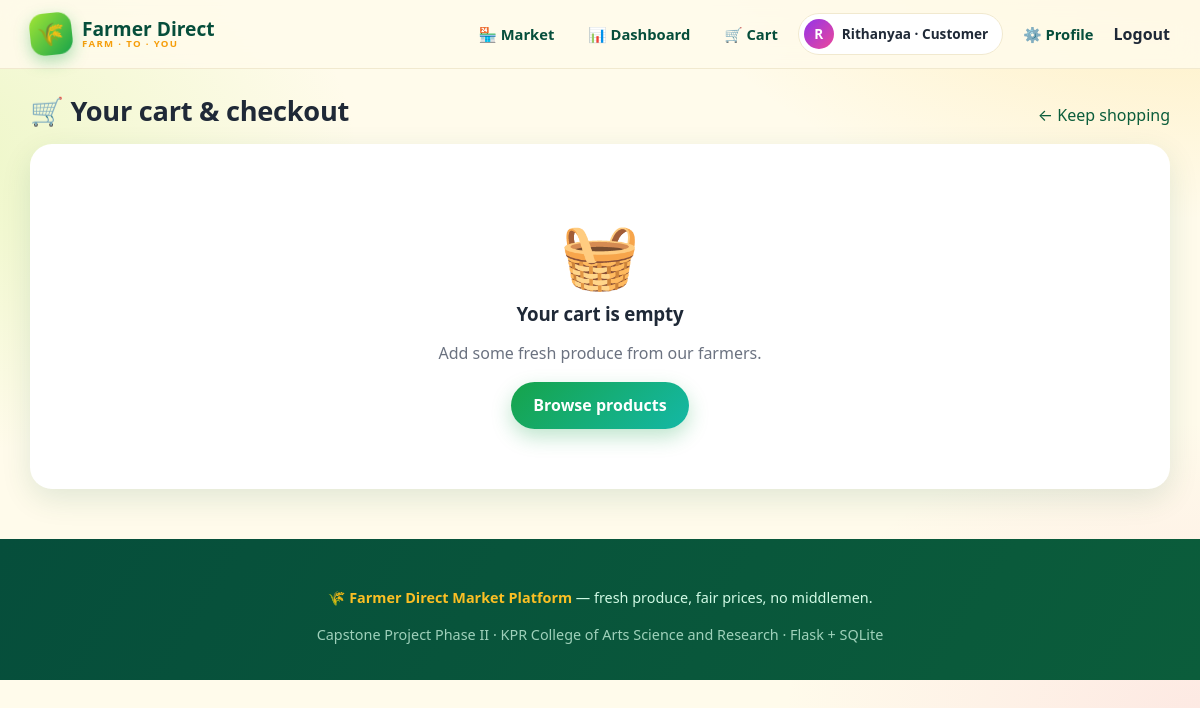
Page /cart (signed in) on the committed database.
### tables this page shows
CREATE TABLE users (
    user_id       INTEGER PRIMARY KEY AUTOINCREMENT,
    name          TEXT NOT NULL,
    email         TEXT NOT NULL UNIQUE,
    phone         TEXT NOT NULL,
    password_hash TEXT NOT NULL,
    role          TEXT NOT NULL CHECK (role IN ('farmer','customer','admin')),
    location      TEXT DEFAULT '',
    address       TEXT DEFAULT '',
    upi_id        TEXT DEFAULT '',            -- farmer's UPI ID (receives UPI payments)
    is_active     INTEGER NOT NULL DEFAULT 1, -- 0 = deactivated by the administrator
    created_at    TEXT NOT NULL
);

### app.py (the view)
    @app.route("/cart")
    @login_required("customer")
    def cart():
        lines, total = cart_lines()
        return render_template("cart.html", lines=lines, total=total)

### market.py (called while the page is built)
def connect(path=None):
    db = sqlite3.connect(path or DEFAULT_DB, isolation_level=None)
    db.row_factory = sqlite3.Row
    db.execute("PRAGMA foreign_keys = ON")
    return db

def get_user(db, user_id):
    return db.execute("SELECT * FROM users WHERE user_id = ? AND is_active = 1", (user_id,)).fetchone()

### templates/cart.html (shortened to what this page needs)
{% extends "base.html" %}
{% from "_macros.html" import csrf with context %}
{% block content %}
<div class="section-title"><h2>🛒 Your cart & checkout</h2><a href="{{ url_for('index') }}">← Keep shopping</a></div>
{% if lines %}
<div class="two">
  <div class="panel">
    <h2>Items from 👨‍🌾 {{ lines[0].product.farmer_name }} <small class="muted">({{ lines[0].product.location }})</small></h2>
    {% for l in lines %}
    <div class="line">
      <div class="thumb cat-{{ l.product.category }}">{{ l.product.product_name|emoji(l.product.category) }}</div>
      <div class="grow"><b>{{ l.product.product_name }}</b><br><span class="muted">{{ l.product.price|money }} × {{ l.qty }}</span></div>
      <b>{{ l.line_total|money }}</b>
      <form method="post" action="{{ url_for('cart_remove') }}">{{ csrf() }}<input type="hidden" name="product_id" value="{{ l.product.product_id }}"><button class="btn sm ghost" type="submit">✖</button></form>
    </div>
    {% endfor %}
    <form method="post" action="{{ url_for('cart_clear') }}" style="margin-top:12px">{{ csrf() }}<button class="btn sm ghost" type="submit">Clear cart</button></form>
  </div>
  <form class="panel" method="post" action="{{ url_for('order') }}">
    {{ csrf() }}
    <h2>💳 Payment & delivery</h2>
    {% set farmer_upi = lines[0].product.farmer_upi %}
    <div class="pay-opts">
      <div><input type="radio" name="payment_method" id="p1" value="UPI" {{ 'checked' if farmer_upi else 'disabled' }}><label for="p1">📱 UPI — scan the QR code &amp; pay</label></div>
      <div><input type="radio" name="payment_method" id="p3" value="Cash on Delivery" {{ '' if farmer_upi else 'checked' }}><label for="p3">💵 Cash on Delivery</label></div>
    </div>
    {% if farmer_upi %}<p class="pay-hint" id="hint-upi">📱 After you place the order, a <b>QR code</b> for <b>{{ total|money }}</b> is shown. Scan it with GPay, PhonePe, Paytm or any UPI app.</p>
    {% else %}<p class="pay-hint warn">This farmer has not added a UPI ID yet, so only Cash on Delivery is available.</p>{% endif %}
    <p class="pay-hint" id="hint-cod" style="display:none">💵 Pay the farmer in cash when your order is delivered.</p>
    <script>
      (function(){var u=document.getElementById('hint-upi'),c=document.getElementById('hint-cod');
      function sync(){var cod=document.getElementById('p3').checked;if(u)u.style.display=cod?'none':'';c.style.display=cod?'':'none';}
      document.querySelectorAll('input[name=payment_method]').forEach(function(x){x.addEventListener('change',sync)});sync();})();
    </script>
    <div class="field"><label>🏠 Delivery address</label><textarea name="delivery_address" required>{{ me.address }}</textarea></div>
    <div class="sum-row"><span>Subtotal</span><span>{{ total|money }}</span></div>
    <div class="sum-row"><span>Middlemen margin</span><span style="color:var(--leaf);font-weight:800">₹0.00 🎉</span></div>
    <div class="sum-row sum-total"><span>Total</span><span>{{ total|money }}</span></div>
    <button class="btn sun block" style="margin-top:14px" type="submit">✅ Place order</button>
    <p class="muted" style="font-size:.78rem;margin-bottom:0">UPI money goes directly from you to the farmer's UPI ID — the platform never holds your money.</p>
  </form>
</div>
{% else %}
<div class="empty"><div class="big">🧺</div><h3>Your cart is empty</h3><p class="muted">Add some fresh produce from our farmers.</p><a class="btn" href="{{ url_for('index') }}">Browse products</a></div>
{% endif %}
{% endblock %}

### templates/base.html (shortened to what this page needs)
<!DOCTYPE html>
<html lang="en">
<head>
  <link rel="stylesheet" href="{{ url_for('static', filename='style.css') }}">
</head>
<body>
<header class="nav">
  <div class="container">
    <a class="brand" href="{{ url_for('index') }}">
      <span class="logo">🌾</span><span>Farmer Direct<small>Farm · to · You</small></span>
    </a>
    <nav class="links">
      <a href="{{ url_for('index') }}">🏪 Market</a>
      {% if me %}
        <a href="{{ url_for('dashboard') }}">📊 Dashboard</a>
        {% if me.role == 'customer' %}
          <a href="{{ url_for('cart') }}">🛒 Cart{% if cart_count %}<span class="badge-count">{{ cart_count }}</span>{% endif %}</a>
        {% endif %}
        <span class="pill-user"><span class="avatar">{{ me.name[0]|upper }}</span>{{ me.name.split()[0] }} · {{ me.role|capitalize }}</span>
        <a href="{{ url_for('profile') }}">⚙️ Profile</a>
        <form method="post" action="{{ url_for('logout') }}" class="logout-form"><input type="hidden" name="csrf_token" value="{{ csrf_token }}"><button type="submit" class="linklike">Logout</button></form>
      {% else %}
        <a class="cta" href="{{ url_for('login_farmer') }}">👨‍🌾 Farmer Login</a>
        <a class="cta2" href="{{ url_for('login_customer') }}">🛍️ Customer Login</a>
        <a href="{{ url_for('register') }}">Register</a>
      {% endif %}
    </nav>
  </div>
</header>
<main class="container">{% block content %}{% endblock %}</main>
<footer>
  <div class="container">
    <p>🌾 <b>Farmer Direct Market Platform</b> — fresh produce, fair prices, no middlemen.</p>
    <p style="opacity:.75;margin:0">Capstone Project Phase II · KPR College of Arts Science and Research · Flask + SQLite</p>
  </div>
</footer>
</body>
</html>

### static/style.css (style rules this page uses)
:root { --leaf:#16a34a; --deep:#0b5d3b; --forest:#064e3b; --lime:#a3e635; --sun:#fbbf24; --sun2:#f59e0b; --tomato:#ef4444; --orange:#fb923c; --berry:#9333ea; --pink:#ec4899; --sky:#0ea5e9; --teal:#14b8a6; --cream:#fffbeb; --paper:#ffffff; --ink:#1f2937; --muted:#6b7280; --line:#f1e9cf; --r:22px; --shadow:0 10px 30px rgba(11,93,59,.12); --shadow-lg:0 18px 50px rgba(11,93,59,.20); }
* { box-sizing:border-box }
html { scroll-behavior:smooth }
body { margin:0;color:var(--ink);line-height:1.55; font-family:"Poppins","Segoe UI",system-ui,-apple-system,Roboto,"Helvetica Neue",Arial,sans-serif; background: radial-gradient(900px 500px at 100% -10%,rgba(251,191,36,.25),transparent 60%), radial-gradient(800px 500px at -10% 20%,rgba(163,230,53,.22),transparent 60%), radial-gradient(700px 500px at 100% 90%,rgba(236,72,153,.10),transparent 60%),var(--cream); background-attachment:fixed }
a { color:var(--deep);text-decoration:none }
h1,h2,h3,h4 { line-height:1.2;margin:0 0 .5rem;font-weight:800;letter-spacing:-.01em }
.container { max-width:1180px;margin:0 auto;padding:0 20px }
.muted { color:var(--muted) }
.nav { position:sticky;top:0;z-index:50;backdrop-filter:blur(14px);background:rgba(255,251,235,.85);border-bottom:1px solid var(--line) }
.nav .container { display:flex;align-items:center;gap:18px;height:68px }
.brand { display:flex;align-items:center;gap:10px;font-weight:900;font-size:1.2rem;color:var(--forest);line-height:1.1 }
.brand .logo { width:42px;height:42px;border-radius:14px;display:grid;place-items:center;font-size:1.4rem; background:linear-gradient(135deg,var(--lime),var(--leaf));box-shadow:0 6px 16px rgba(22,163,74,.35);transform:rotate(-6deg) }
.brand small { display:block;font-size:.6rem;font-weight:700;letter-spacing:.14em;color:var(--sun2);text-transform:uppercase }
.nav .links { margin-left:auto;display:flex;align-items:center;gap:6px;flex-wrap:wrap }
.nav .links a { padding:8px 14px;border-radius:999px;font-weight:600;color:var(--forest);font-size:.92rem }
.pill-user { display:flex;align-items:center;gap:8px;padding:5px 14px 5px 5px;border-radius:999px;background:#fff;border:1px solid var(--line);font-size:.85rem;font-weight:700 }
.avatar { width:30px;height:30px;border-radius:50%;display:grid;place-items:center;color:#fff;font-weight:800;background:linear-gradient(135deg,var(--berry),var(--pink)) }
.btn { display:inline-flex;align-items:center;justify-content:center;gap:8px;border:0;cursor:pointer;font:inherit;font-weight:700; padding:11px 22px;border-radius:999px;color:#fff;background:linear-gradient(135deg,var(--leaf),var(--teal)); box-shadow:0 8px 20px rgba(22,163,74,.28);transition:.18s }
.section-title { display:flex;align-items:end;justify-content:space-between;margin:26px 0 16px;gap:12px;flex-wrap:wrap }
.section-title h2 { font-size:1.7rem;margin:0 }
.empty { text-align:center;padding:60px 20px;background:#fff;border-radius:var(--r);box-shadow:var(--shadow) }
.empty .big { font-size:4rem }
footer { margin-top:50px;padding:34px 0;background:linear-gradient(120deg,#064e3b,#0b5d3b);color:#d1fae5;text-align:center;font-size:.9rem }
footer b { color:var(--sun) }
.logout-form { display:inline;margin:0 }
.linklike { background:none;border:0;padding:0;font:inherit;color:inherit;cursor:pointer;font-weight:700 }

### rows in the picture
users: name "R", name "Rithanyaa", role "Customer"
